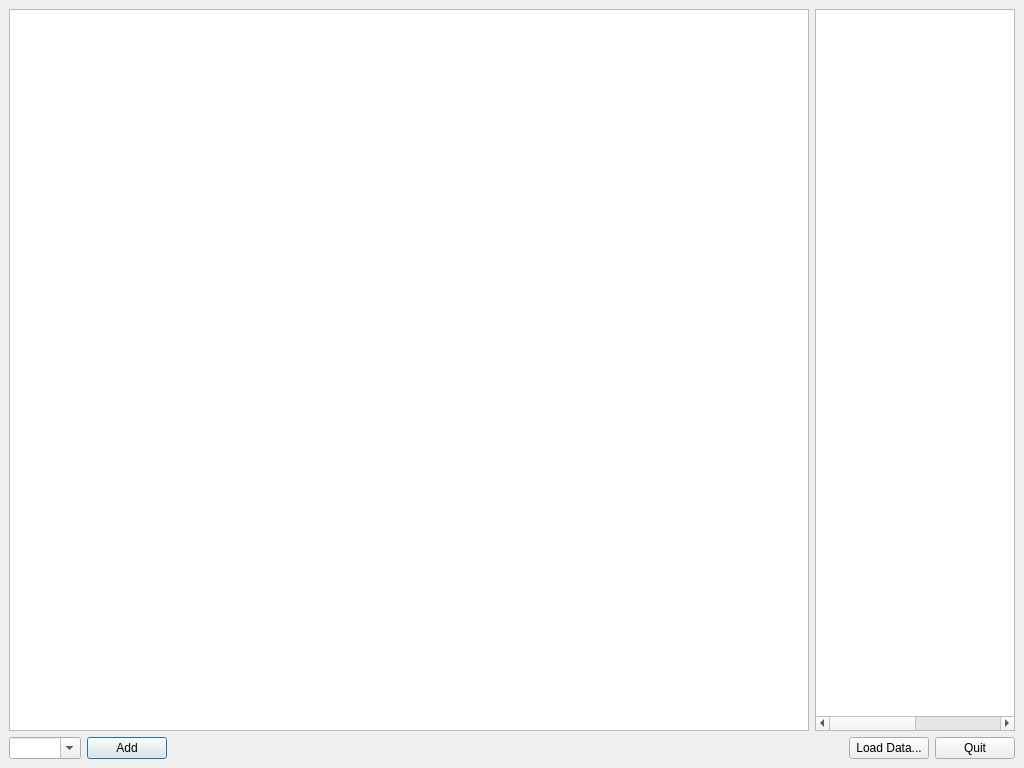
<?xml version="1.0" encoding="UTF-8"?>
<ui version="4.0">
 <class>MainWindow</class>
 <widget class="QMainWindow" name="MainWindow">
  <property name="geometry">
   <rect>
    <x>0</x>
    <y>0</y>
    <width>1024</width>
    <height>768</height>
   </rect>
  </property>
  <property name="windowTitle">
   <string>Parametric Pulse Graphs</string>
  </property>
  <widget class="QWidget" name="centralwidget">
   <layout class="QGridLayout" name="gridLayout">
    <item row="0" column="0">
     <widget class="QGraphicsView" name="graphicsView"/>
    </item>
    <item row="0" column="1">
     <widget class="QTableWidget" name="categoryTable">
      <property name="sizePolicy">
       <sizepolicy hsizetype="Expanding" vsizetype="Expanding">
        <horstretch>0</horstretch>
        <verstretch>0</verstretch>
       </sizepolicy>
      </property>
      <property name="maximumSize">
       <size>
        <width>200</width>
        <height>16777215</height>
       </size>
      </property>
      <property name="editTriggers">
       <set>QAbstractItemView::NoEditTriggers</set>
      </property>
      <property name="selectionMode">
       <enum>QAbstractItemView::NoSelection</enum>
      </property>
      <property name="selectionBehavior">
       <enum>QAbstractItemView::SelectRows</enum>
      </property>
      <attribute name="horizontalHeaderVisible">
       <bool>false</bool>
      </attribute>
      <attribute name="horizontalHeaderDefaultSectionSize">
       <number>165</number>
      </attribute>
      <attribute name="horizontalHeaderStretchLastSection">
       <bool>true</bool>
      </attribute>
      <attribute name="verticalHeaderVisible">
       <bool>false</bool>
      </attribute>
      <column>
       <property name="text">
        <string>Label</string>
       </property>
      </column>
      <column>
       <property name="text">
        <string>Color</string>
       </property>
      </column>
     </widget>
    </item>
    <item row="1" column="0" colspan="2">
     <layout class="QHBoxLayout" name="horizontalLayout">
      <item>
       <widget class="QComboBox" name="geneBox">
        <property name="editable">
         <bool>true</bool>
        </property>
        <property name="insertPolicy">
         <enum>QComboBox::NoInsert</enum>
        </property>
        <property name="sizeAdjustPolicy">
         <enum>QComboBox::AdjustToContents</enum>
        </property>
       </widget>
      </item>
      <item>
       <widget class="QPushButton" name="addButton">
        <property name="text">
         <string>Add</string>
        </property>
        <property name="autoDefault">
         <bool>true</bool>
        </property>
        <property name="default">
         <bool>true</bool>
        </property>
       </widget>
      </item>
      <item>
       <spacer name="horizontalSpacer">
        <property name="orientation">
         <enum>Qt::Horizontal</enum>
        </property>
        <property name="sizeHint" stdset="0">
         <size>
          <width>40</width>
          <height>20</height>
         </size>
        </property>
       </spacer>
      </item>
      <item>
       <widget class="QPushButton" name="loadButton">
        <property name="text">
         <string>Load Data...</string>
        </property>
       </widget>
      </item>
      <item>
       <widget class="QPushButton" name="quitButton">
        <property name="text">
         <string>Quit</string>
        </property>
       </widget>
      </item>
     </layout>
    </item>
   </layout>
  </widget>
 </widget>
 <resources/>
 <connections/>
</ui>
